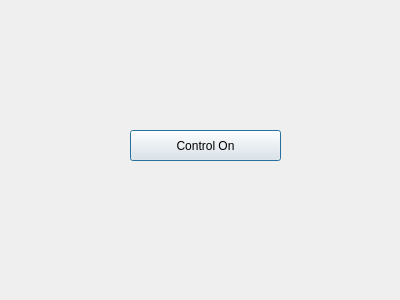
<?xml version="1.0" encoding="UTF-8"?>
<ui version="4.0">
 <class>Dialog</class>
 <widget class="QDialog" name="Dialog">
  <property name="geometry">
   <rect>
    <x>0</x>
    <y>0</y>
    <width>400</width>
    <height>300</height>
   </rect>
  </property>
  <property name="windowTitle">
   <string>Dialog</string>
  </property>
  <widget class="QPushButton" name="btn_controlon">
   <property name="geometry">
    <rect>
     <x>130</x>
     <y>130</y>
     <width>151</width>
     <height>31</height>
    </rect>
   </property>
   <property name="text">
    <string>Control On</string>
   </property>
  </widget>
 </widget>
 <resources/>
 <connections/>
</ui>
